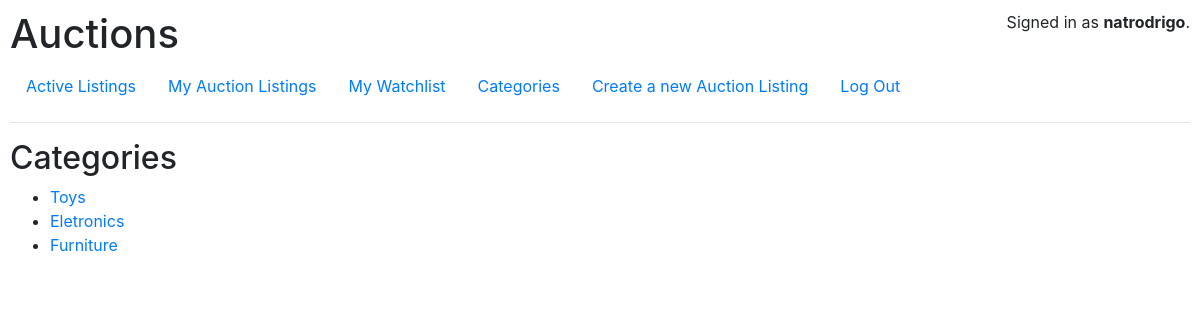
Page /categories (signed in) on the committed database.
### auctions/models.py (models this page shows, shortened)
class User(AbstractUser):
    watchlist = models.ManyToManyField('AuctionListing',related_name="watchers")

class Category(models.Model):
    name = models.CharField(max_length=50)
    def __str__(self):
        return f"{self.name}"

### auctions/views.py (the view)
# urls.py: path("categories",views.categories,name="categories")
def categories(request):
    categories = Category.objects.all()
    return render(request, "auctions/categories.html", {
        "categories" : categories
    })

### auctions/templates/auctions/categories.html
{% extends "auctions/layout.html" %}
{% block body %}
<h2>Categories</h2>
<ul>
    {% for category in categories %}
    <li><a href="{% url 'category_auctions' category.id %}">{{ category }}</a></li>
    {% empty %}
    <p>No categories created yet.</p>
    {% endfor %}
</ul>
{% endblock %}

### auctions/templates/auctions/layout.html (shortened to what this page needs)
{% load static %}
{% load tz %}
<!DOCTYPE html>
<html lang="en">
<head>
    <link rel="stylesheet" href="https://stackpath.bootstrapcdn.com/bootstrap/4.4.1/css/bootstrap.min.css"
>
    <link href="{% static 'auctions/styles.css' %}" rel="stylesheet" type="text/css">
</head>
<body>
    <div style="display: flex;justify-content: space-between;align-items: stretch;">
        <h1>Auctions</h1>
        <div>
            {% if user.is_authenticated %}
            Signed in as <strong>{{ user.username }}</strong>.
            {% else %}
            Not signed in.
            {% endif %}
        </div>
    </div>
    <ul class="nav">
        <li class="nav-item">
            <a class="nav-link" href="{% url 'index' %}">Active Listings</a>
        </li>
        {% if user.is_authenticated %}
        <li class="nav-item">
            <a class="nav-link" href="{% url 'my_auctions' %}">My Auction Listings</a>
        </li>
        <li class="nav-item">
            <a class="nav-link" href="{% url 'my_watchlist' %}">My Watchlist</a>
        </li>
        <li class="nav-item">
            <a class="nav-link" href="{% url 'categories' %}">Categories</a>
        </li>
        <li class="nav-item">
            <a class="nav-link" href="{% url 'create_new_listing' %}">Create a new Auction Listing</a>
        </li>
        <li class="nav-item">
            <a class="nav-link" href="{% url 'logout' %}">Log Out</a>
        </li>
        {% endif %}
    </ul>
    <hr>
    {% block body %}
    {% endblock %}
</body>
</html>

### auctions/static/auctions/styles.css (style rules this page uses)
body { padding: 10px; }

### rows in the picture
User: username "natrodrigo"
Category: name "Toys"
Category: name "Eletronics"
Category: name "Furniture"
